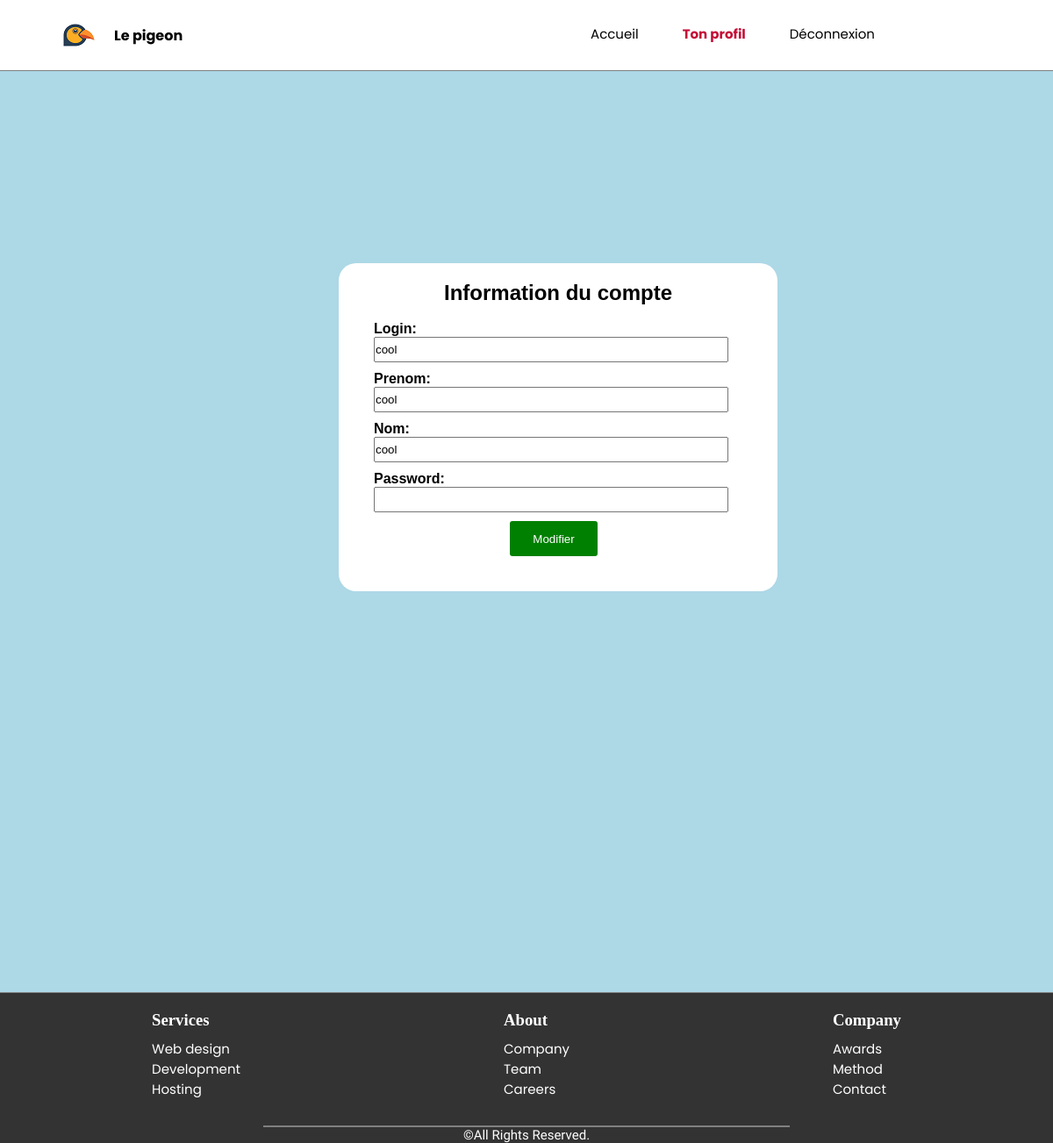
The page /profil.php (signed in) on the database its author committed.
### tables this page shows
CREATE TABLE `utilisateurs` (
  `id` int NOT NULL,
  `login` varchar(255) NOT NULL,
  `prenom` varchar(255) NOT NULL,
  `nom` varchar(255) NOT NULL,
  `password` varchar(255) NOT NULL
);

### profil.php (the view, shortened to what this page needs)
<!DOCTYPE html>
<html lang="fr">
<head>
    <link rel="stylesheet" href="./assets/css/style.css" />
</head>
<body>
    <header>
        <div class=logo_title>
            <a href="index.php">
                <div class="logo"><img src="./assets/images/logo.png" alt="logo page principal">
                </div>
            </a>
            <div class=title>Le pigeon</div>
        </div>
        <nav class="container_menu">
            <a class="#" href="./index.php">Accueil</a>
            <a class="active" href="./profil.php">Ton profil </a>
            <?php if (isset($_SESSION['login'])): ?>
            <a href="deconnexion.php">Déconnexion</a>
            <?php endif; ?>
        </nav>
    </header>
    <main>
        <?php
        $connexion = mysqli_connect('localhost', 'root');
        mysqli_select_db($connexion, 'moduleconnexion');
        if (!isset($donnee) && isset($_SESSION['login'])) {
        $login = $_SESSION['login'];
        $command = "SELECT * FROM utilisateurs WHERE login='$login'";
        $result = mysqli_query($connexion, $command);
        $donnee = mysqli_fetch_assoc($result);
}
?>
        <div class=container_form>
            <h2>Information du compte</h2>
            <br>
            <form id=form action="profil.php" method="post">
                <label><b>Login:</b></label><br>
                <input type="text" name="login" value=<?php if (isset($donnee)){ echo $donnee['login'];} ?>><br>
                <label><b>Prenom:</b></label><br>
                <input type="text" name="prenom" value=<?php  if (isset($donnee)){ echo $donnee['prenom'];} ?>><br>
                <label><b>Nom:</b></label><br>
                <input type="text" name="nom" value=<?php  if (isset($donnee)){ echo $donnee['nom'];} ?>><br>
                <label><b>Password:</b></label><br>
                <input type="text" name="password" value="" ?><br>
                <input class=bouton_submit type="submit" value="Modifier">
            </form>
        </div>
    </main>
    <footer>
        <div class="container_footer">
            <div>
                <h3>Services</h3>
                <ul>
                    <li><a href="#">Web design</a></li>
                    <li><a href="#">Development</a></li>
                    <li><a href="#">Hosting</a></li>
                </ul>
            </div>
            <div>
                <h3>About</h3>
                <ul>
                    <li><a href="#">Company</a></li>
                    <li><a href="#">Team</a></li>
                    <li><a href="#">Careers</a></li>
                </ul>
            </div>
            <div>
                <h3>Company </h3>
                <ul>
                    <li><a href="#">Awards</a></li>
                    <li><a href="#">Method</a></li>
                    <li><a href="#">Contact</a></li>
                </ul>
            </div>
        </div>
        <hr class=hr_milieu>
        <p> ©All Rights Reserved.</p>
    </footer>
</body>
</html>

### assets/css/style.css (style rules this page uses)
* { margin: 0; padding: 0; }
h2 { text-align: center; }
h3 { color: white; font-family:'Trebuchet MS'; margin-bottom: 10px; }
body { background-color: lightblue; }
main { padding-top: 80px; padding-right: 80px; padding-left: 50px; min-height: calc(100vh - 230px); }
footer p:nth-child(3) { color: white; text-align: center; font-size: 15px; padding-left: 0; font-weight: normal; font-family:"Heebo"; }
ul { list-style: none; }
.logo { display: flex; align-items: center; width: fit-content; margin-left:50px; }
header { height: 80px; display: flex; flex-direction: row; align-items: center; justify-content: space-between; background-color:white; border-bottom:1px solid ; border-color: grey; overflow: hidden; }
.logo_title { display: flex; flex-direction: row; align-items: center; }
.title { font-family: "Poppins"; color: black; font-size: 16px; font-weight: bold; }
.container_menu { height:80px; display: flex; flex-direction: row; align-items: center; justify-content: center; width:65%; }
a { text-decoration: none; font-size:15px; color: white; font-weight:normal; font-family:"Poppins"; }
nav a { font-size:15px; color: black; font-weight:normal; font-family:"Poppins"; padding-left: 50px; border-bottom: 3px solid transparent; transition:0.3 ease; text-decoration: none; }
nav a:hover,nav a.active { font-weight: bold; color: rgb(197, 14, 54); }
p { font-family: 'Segoe UI', Tahoma, Geneva, Verdana, sans-serif; font-size: 17px; text-align: center; }
footer { position: relative; padding-top:20px; margin-top: 400px;; height: fit-content; border-top:1px solid ; border-color: grey; background-color: #333333; }
.container_footer { display: flex; justify-content: center; gap:300px; margin-bottom: 30px; }
.hr_milieu { margin-left: 25%; margin-right:25%; border: solid gray 1px ; }
.container_form { background-color: white; font-family: Arial, Helvetica, sans-serif; width: 500px; height: fit-content; border-radius: 20px; position: absolute; top: 300px; padding-top: 20px; padding-bottom: 30px; margin-left: 28%; }
#form { padding-left: 40px; color: black; font-size:medium; font-family: Arial, Helvetica, sans-serif; }
.bouton_submit { height: 40px; width: 100px; color: white; margin-left: 155px; background-color: green; border: none; border-radius: 3px; }
form input { width: 400px; height: 25px; margin-bottom: 10px; }

### rows shown on the page
utilisateurs: login "cool", prenom "cool", nom "cool"
